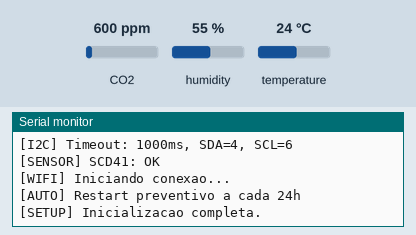
This program was run on a simulated ESP32-C3. Parts: the last lines printed to the serial monitor. The inputs (shaded band) are chosen by the test bench; at power-on: CO2 600 ppm, humidity 55 %, temperature 24 °C. WiFi joins after 1.5 s; servers stay silent unless stated; EEPROM starts erased; no MQTT or app messages arrive unless stated.

Above: at 2.2 s.
2.3 s: CO2 set to 452 ppm
At 3.7 s:
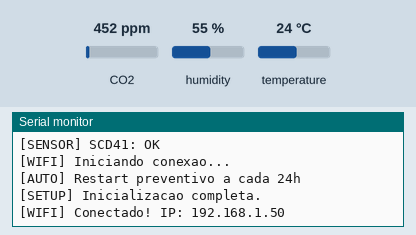
9.4 s: humidity set to 22 %
At 11.5 s:
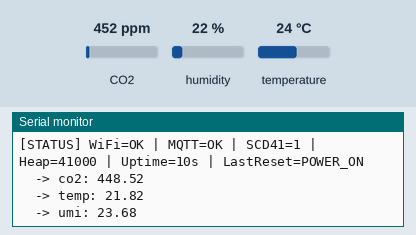
21.5 s: temperature set to 12 °C
At 25.4 s:
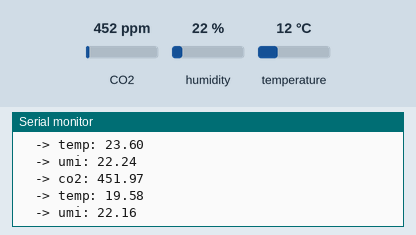
Timing chart, 0 to 26.9 s (numbered marks = the images above; inputs shaded):
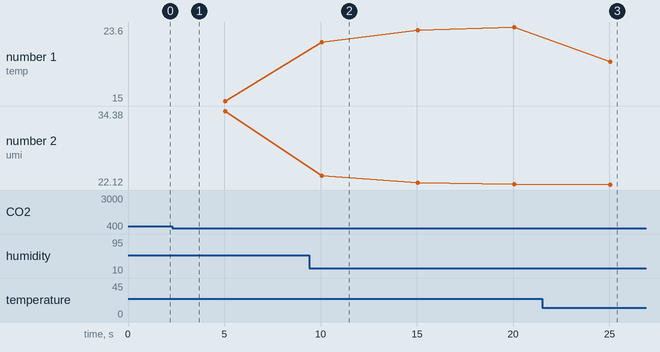

The program:

main.cpp
```cpp
#include <Arduino.h>
#include <Wire.h>
#include <SensirionI2CScd4x.h>
#include <SimpleKalmanFilter.h>
#include <WiFi.h>
#include <PubSubClient.h>
#include <esp_task_wdt.h>
#include <Preferences.h>
#include <esp_system.h>
#include <esp_mac.h>

// Configuracao da rede Wi-Fi
#define WIFI_SSID "NHag"
#define WIFI_PASSWORD ".!navio@"

// Configuracao do servidor MQTT
#define MQTT_SERVER "192.168.100.224"
#define MQTT_PORT 1883

// Definindo pinos I2C para o ESP32-C3-DevKitM-1
// GPIO8 is RGB LED, GPIO9 is boot strapping — avoid both for I2C
#define SDA_PIN 4
#define SCL_PIN 6

// LED RGB (WS2812) on GPIO8
#define LED_RGB_PIN 8

// Timeouts e intervalos
#define WIFI_CONNECT_TIMEOUT_MS   15000
#define MQTT_RETRY_INTERVAL_MS    5000
#define SENSOR_READ_INTERVAL_MS   5000   // SCD41 updates every ~5s, no point polling faster
#define WIFI_STATUS_INTERVAL_MS   10000
#define LED_ERROR_ON_MS           150    // duracao do flash de erro (aceso)
#define LED_ERROR_PERIOD_MS       1000   // periodo do pisca de erro (~1 Hz, visivel)
#define UPTIME_SAVE_INTERVAL_MS   60000
#define WDT_TIMEOUT_S             15     // Tighter watchdog (was 30s)
#define I2C_TIMEOUT_MS            1000   // I2C transaction timeout
#define AUTO_RESTART_HOURS        24     // Preventive restart every 24h

SensirionI2CScd4x scd41;

WiFiClient espClient;
PubSubClient client(espClient);

// Identidade do device: MAC do WiFi em hex minusculo sem ':' (12 chars).
// E o que separa um node do outro nos topicos e no client id do MQTT.
char deviceId[13]    = "000000000000";
char mqttClientId[32] = "iotnode";
char wifiHostname[32] = "AirQualityNode";

void buildDeviceIdentity() {
    uint8_t mac[6];
    esp_read_mac(mac, ESP_MAC_WIFI_STA);
    snprintf(deviceId, sizeof(deviceId), "%02x%02x%02x%02x%02x%02x",
             mac[0], mac[1], mac[2], mac[3], mac[4], mac[5]);
    // Client id unico por device — dois nodes com o mesmo id se derrubam
    // mutuamente no broker (reconnect loop). Por isso deriva do MAC.
    snprintf(mqttClientId, sizeof(mqttClientId), "iotnode-%s", deviceId);
    snprintf(wifiHostname, sizeof(wifiHostname), "AirQualityNode-%s", deviceId);
}

SimpleKalmanFilter kalmanCO2(3, 5, 0.5);
SimpleKalmanFilter kalmanTemp(3, 5, 0.5);
SimpleKalmanFilter kalmanUmi(3, 5, 0.5);

bool scd41_ok = false;

// Timers (millis-based, non-blocking)
unsigned long lastSensorRead = 0;
unsigned long lastWiFiStatus = 0;
unsigned long lastMqttRetry = 0;
unsigned long lastLedToggle = 0;
unsigned long lastUptimeSave = 0;
unsigned long wifiConnectStart = 0;
bool wifiConnecting = false;
bool ledState = false;

uint8_t i2cFailCount = 0;
const char* lastResetReason = "UNKNOWN";
#define I2C_FAIL_THRESHOLD 5   // Faster recovery (was 10)

// Janela de tolerancia pos-boot: WiFi + MQTT levam alguns segundos pra
// associar/conectar normalmente, e isso NAO e erro. So vira erro se essa
// janela estourar sem sucesso, ou se ja tinha conectado uma vez e caiu depois.
#define BOOT_GRACE_MS 20000
bool hasConnectedOnce = false;

// Saudavel = tudo que precisa funcionar esta funcionando:
// sensor inicializado, sem falhas de I2C em andamento, WiFi e MQTT conectados.
// Falha de sensor e falha "dura" de WiFi (rede nao encontrada / senha errada)
// sinalizam erro imediatamente, mesmo durante o boot. Mas so estar no meio do
// processo normal de conexao (WiFi associando, MQTT fazendo handshake) nao
// conta como erro dentro da janela de boot — sinaliza erro so se estourar o
// prazo ou se a conexao caiu depois de ja ter funcionado.
bool systemHealthy() {
    if (!scd41_ok || i2cFailCount > 0) return false;

    if (WiFi.status() == WL_CONNECTED && client.connected()) {
        hasConnectedOnce = true;
        return true;
    }

    if (WiFi.status() == WL_NO_SSID_AVAIL || WiFi.status() == WL_CONNECT_FAILED) return false;

    return !hasConnectedOnce && millis() < BOOT_GRACE_MS;
}

void handleLed(unsigned long now) {
    // WS2812 RGB LED como indicador de ERRO, nao de atividade:
    // - tudo OK  -> LED apagado, nao pisca.
    // - algo errado (sensor fora do barramento, WiFi ou MQTT caidos)
    //   -> pisca vermelho ~1 Hz (LED_ERROR_ON_MS aceso por periodo).
    if (systemHealthy()) {
        if (ledState) {
            ledState = false;
            neopixelWrite(LED_RGB_PIN, 0, 0, 0);
        }
        return;
    }

    if (ledState) {
        if (now - lastLedToggle >= LED_ERROR_ON_MS) {
            lastLedToggle = now;
            ledState = false;
            neopixelWrite(LED_RGB_PIN, 0, 0, 0);
        }
    } else {
        if (now - lastLedToggle >= LED_ERROR_PERIOD_MS - LED_ERROR_ON_MS) {
            lastLedToggle = now;
            ledState = true;
            neopixelWrite(LED_RGB_PIN, 30, 0, 0); // dim red (R=30, G=0, B=0)
        }
    }
}

void recoverI2C() {
    Serial.println("[I2C] Recuperando barramento...");
    Wire.end();
    pinMode(SDA_PIN, INPUT_PULLUP);
    pinMode(SCL_PIN, OUTPUT);
    for (int i = 0; i < 16; i++) {
        digitalWrite(SCL_PIN, HIGH);
        delayMicroseconds(5);
        digitalWrite(SCL_PIN, LOW);
        delayMicroseconds(5);
    }
    pinMode(SDA_PIN, OUTPUT);
    digitalWrite(SDA_PIN, LOW);
    delayMicroseconds(5);
    digitalWrite(SCL_PIN, HIGH);
    delayMicroseconds(5);
    digitalWrite(SDA_PIN, HIGH);
    delayMicroseconds(5);
    Wire.begin(SDA_PIN, SCL_PIN);
    Wire.setTimeout(I2C_TIMEOUT_MS);
    Serial.println("[I2C] Barramento reiniciado.");
}

void initSensor() {
    scd41.begin(Wire);
    scd41.stopPeriodicMeasurement();
    delay(500);
    uint16_t err = scd41.startPeriodicMeasurement();
    scd41_ok = (err == 0);
    Serial.printf("[SENSOR] SCD41: %s\n", scd41_ok ? "OK" : "FALHA");
    i2cFailCount = 0;
}

void startWiFiConnect() {
    Serial.println("[WIFI] Iniciando conexao...");
    WiFi.disconnect();
    WiFi.setHostname(wifiHostname);
    WiFi.begin(WIFI_SSID, WIFI_PASSWORD);
    wifiConnectStart = millis();
    wifiConnecting = true;
}

void handleWiFi() {
    if (WiFi.status() == WL_CONNECTED) {
        if (wifiConnecting) {
            Serial.printf("[WIFI] Conectado! IP: %s\n", WiFi.localIP().toString().c_str());
            wifiConnecting = false;
        }
        return;
    }
    if (!wifiConnecting) {
        startWiFiConnect();
        return;
    }
    if (millis() - wifiConnectStart > WIFI_CONNECT_TIMEOUT_MS) {
        Serial.println("[WIFI] Timeout. Tentando novamente...");
        startWiFiConnect();
    }
}

void handleMQTT() {
    if (WiFi.status() != WL_CONNECTED) return;
    if (client.connected()) {
        client.loop();
        return;
    }
    if (millis() - lastMqttRetry < MQTT_RETRY_INTERVAL_MS) return;
    lastMqttRetry = millis();
    Serial.print("[MQTT] Conectando...");
    if (client.connect(mqttClientId)) {
        Serial.println(" OK!");
    } else {
        Serial.printf(" falhou (rc=%d)\n", client.state());
    }
}

void publishData(const char* measurement, float value) {
    if (!client.connected()) return;
    char topic[64];
    char payload[50];
    snprintf(topic, sizeof(topic), "teras/iotnode/%s/telemetry/%s", deviceId, measurement);
    snprintf(payload, sizeof(payload), "%.2f", value);
    client.publish(topic, payload);
    Serial.printf("  -> %s: %s\n", measurement, payload);
}

void readAndPublish() {
    bool i2cFail = false;

    if (scd41_ok) {
        bool dataReady = false;
        uint16_t err = scd41.getDataReadyFlag(dataReady);
        if (err == 0 && dataReady) {
            uint16_t co2Raw = 0;
            float temp = 0.0f;
            float hum = 0.0f;
            err = scd41.readMeasurement(co2Raw, temp, hum);
            if (err == 0 && co2Raw > 0) {
                publishData("co2", kalmanCO2.updateEstimate(co2Raw));
                publishData("temp", kalmanTemp.updateEstimate(temp));
                publishData("umi", kalmanUmi.updateEstimate(hum));
            } else {
                Serial.println("[SENSOR] SCD41 falhou na leitura.");
                i2cFail = true;
            }
        }
    }

    if (i2cFail) {
        i2cFailCount++;
        Serial.printf("[I2C] Falhas consecutivas: %d/%d\n", i2cFailCount, I2C_FAIL_THRESHOLD);
    } else {
        i2cFailCount = 0;
    }
}

const char* getResetReasonStr(esp_reset_reason_t reason) {
    switch (reason) {
        case ESP_RST_POWERON:  return "POWER_ON";
        case ESP_RST_EXT:      return "EXTERNAL";
        case ESP_RST_SW:       return "SOFTWARE";
        case ESP_RST_PANIC:    return "PANIC/CRASH";
        case ESP_RST_INT_WDT:  return "INTERRUPT_WDT";
        case ESP_RST_TASK_WDT: return "TASK_WDT";
        case ESP_RST_WDT:      return "OTHER_WDT";
        case ESP_RST_DEEPSLEEP: return "DEEP_SLEEP";
        case ESP_RST_BROWNOUT: return "BROWNOUT";
        case ESP_RST_SDIO:     return "SDIO";
        default:               return "UNKNOWN";
    }
}

void setup() {
    Serial.begin(115200);
    delay(500);

    // Identidade do device a partir do MAC — antes de WiFi/MQTT, pois define
    // hostname, client id e o slot de device id nos topicos.
    buildDeviceIdentity();

    // Boot diagnostics
    esp_reset_reason_t resetReason = esp_reset_reason();
    lastResetReason = getResetReasonStr(resetReason);
    Preferences prefs;
    prefs.begin("diag", false);
    uint32_t bootCount = prefs.getUInt("boots", 0) + 1;
    prefs.putUInt("boots", bootCount);

    uint32_t lastUptime = prefs.getUInt("uptime", 0);

    uint32_t wdtCount = prefs.getUInt("wdt", 0);
    uint32_t brownoutCount = prefs.getUInt("brownout", 0);
    uint32_t panicCount = prefs.getUInt("panic", 0);

    if (resetReason == ESP_RST_TASK_WDT || resetReason == ESP_RST_INT_WDT || resetReason == ESP_RST_WDT) {
        wdtCount++;
        prefs.putUInt("wdt", wdtCount);
    } else if (resetReason == ESP_RST_BROWNOUT) {
        brownoutCount++;
        prefs.putUInt("brownout", brownoutCount);
    } else if (resetReason == ESP_RST_PANIC) {
        panicCount++;
        prefs.putUInt("panic", panicCount);
    }
    prefs.end();

    Serial.println("\n==============================");
    Serial.println("  IoT Air Quality Node v5.0");
    Serial.println("==============================");
    Serial.printf("[BOOT] Device ID: %s (client: %s)\n", deviceId, mqttClientId);
    Serial.printf("[BOOT] Count: %u\n", bootCount);
    Serial.printf("[BOOT] Reset reason: %s (%d)\n", getResetReasonStr(resetReason), resetReason);
    Serial.printf("[BOOT] Last uptime before reset: %us (%uh %um)\n", lastUptime, lastUptime / 3600, (lastUptime % 3600) / 60);
    Serial.printf("[BOOT] History — WDT: %u | Brownout: %u | Panic: %u\n\n", wdtCount, brownoutCount, panicCount);

    // LED heartbeat (RGB WS2812 on GPIO8)
    neopixelWrite(LED_RGB_PIN, 0, 0, 0);

    // Watchdog — tighter at 15s
    esp_task_wdt_init(WDT_TIMEOUT_S, true);
    esp_task_wdt_add(NULL);
    Serial.printf("[WDT] Watchdog: %ds\n", WDT_TIMEOUT_S);

    // I2C with timeout and internal pull-ups
    pinMode(SDA_PIN, INPUT_PULLUP);
    pinMode(SCL_PIN, INPUT_PULLUP);
    Wire.begin(SDA_PIN, SCL_PIN);
    Wire.setTimeout(I2C_TIMEOUT_MS);
    Serial.printf("[I2C] Timeout: %dms, SDA=%d, SCL=%d\n", I2C_TIMEOUT_MS, SDA_PIN, SCL_PIN);

    initSensor();
    startWiFiConnect();
    client.setServer(MQTT_SERVER, MQTT_PORT);

    Serial.printf("[AUTO] Restart preventivo a cada %dh\n", AUTO_RESTART_HOURS);
    Serial.println("[SETUP] Inicializacao completa.\n");
}

void loop() {
    unsigned long now = millis();

    // Feed watchdog
    esp_task_wdt_reset();

    // LED heartbeat
    handleLed(now);

    // WiFi (non-blocking)
    handleWiFi();

    // MQTT (non-blocking)
    handleMQTT();

    // Sensor read every 5s (matches SCD41 measurement cycle)
    if (now - lastSensorRead >= SENSOR_READ_INTERVAL_MS) {
        lastSensorRead = now;
        readAndPublish();
    }

    // I2C recovery
    if (i2cFailCount >= I2C_FAIL_THRESHOLD) {
        Serial.println("[I2C] Muitas falhas — recuperando...");
        recoverI2C();
        initSensor();
    }

    // Save uptime to NVS every minute
    if (now - lastUptimeSave >= UPTIME_SAVE_INTERVAL_MS) {
        lastUptimeSave = now;
        Preferences prefs;
        prefs.begin("diag", false);
        prefs.putUInt("uptime", now / 1000);
        prefs.end();
    }

    // Preventive auto-restart every 24h
    if (now / 1000 >= AUTO_RESTART_HOURS * 3600UL) {
        Serial.println("[AUTO] Restart preventivo — 24h de uptime atingido.");
        Preferences prefs;
        prefs.begin("diag", false);
        prefs.putUInt("uptime", now / 1000);
        prefs.end();
        delay(100);
        ESP.restart();
    }

    // Status line
    if (now - lastWiFiStatus >= WIFI_STATUS_INTERVAL_MS) {
        lastWiFiStatus = now;
        Serial.printf("[STATUS] WiFi=%s | MQTT=%s | SCD41=%d | Heap=%u | Uptime=%lus | LastReset=%s\n",
            WiFi.status() == WL_CONNECTED ? "OK" : "DESCONECTADO",
            client.connected() ? "OK" : "DESCONECTADO",
            scd41_ok,
            ESP.getFreeHeap(),
            millis() / 1000,
            lastResetReason);
    }
}
```

Measured:
- after the input at 9.4 s, the serial monitor: prints a new line after 0.65 s (image 2)
- after the input at 21.5 s, the serial monitor: prints a new line after 3.6 s (image 3)
- plotted number 1: 23.6 → 15.76 after the input at 21.5 s
- plotted number 2: 34.38 → 22.24 after the input at 9.4 s
